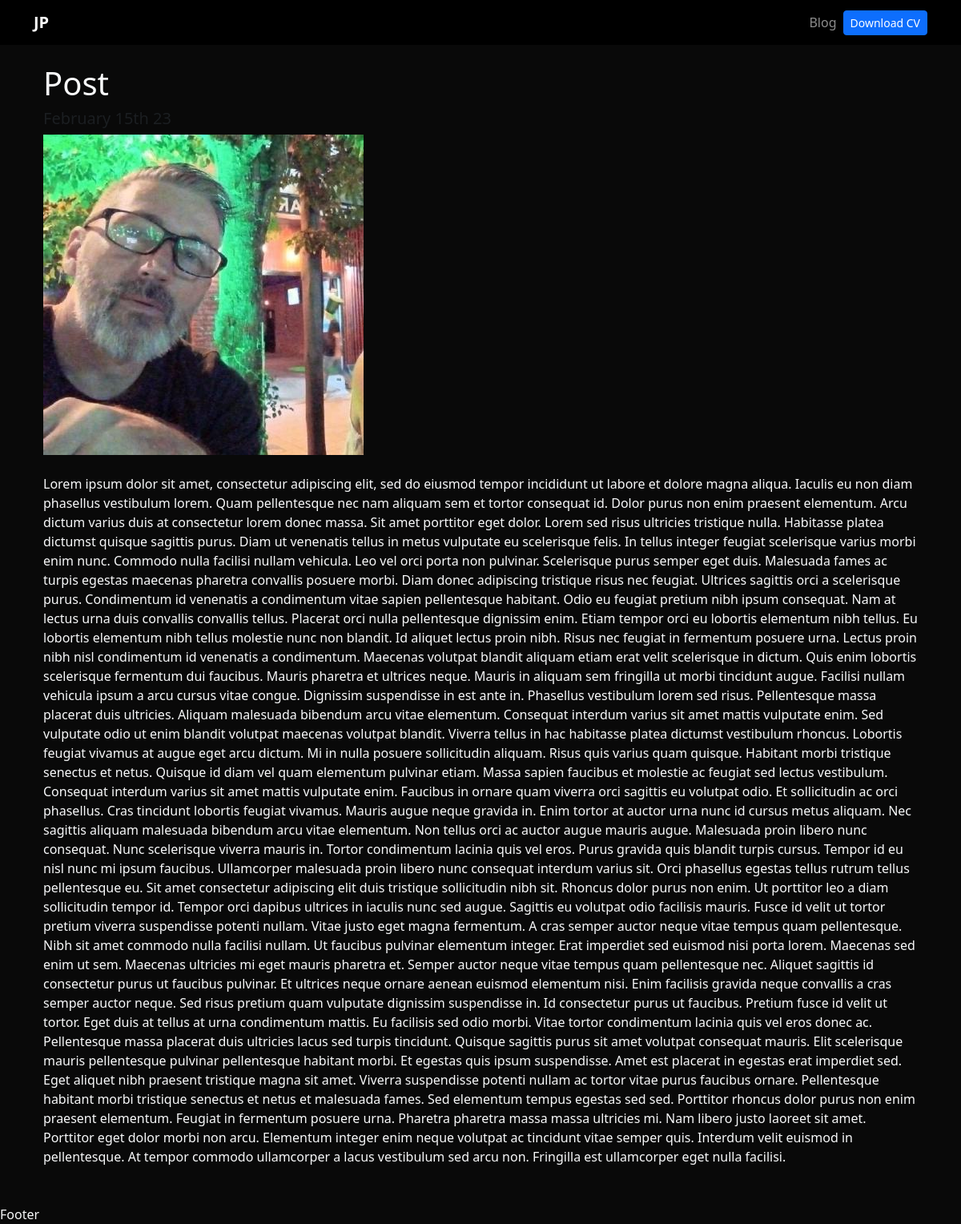
The page /blog/1 on the database its author committed.
### blog/models.py (models this page shows)
class Post(models.Model):
    title = models.CharField(max_length=100)
    description = models.TextField()
    image = models.ImageField(upload_to='blog/images')
    date = models.DateField(datetime.date.today)

### blog/views.py (the view)
# urls.py: path('<int:post_id>', post_detail, name="post_detail"),
def post_detail(request, post_id):
    post = get_object_or_404(Post, pk=post_id)
    return render(request, 'post_detail.html', {'post': post})

### blog/templates/post_detail.html (shortened to what this page needs)
{% extends 'layout.html'%}
{% block content %}
    <h1>Post</h1>
    <h3 class="my-2 h5 text-muted">{{post.date|date:'F jS y'}}</h3>
    <img src="{{post.image.url}}" alt="{{post.title}}" class="img-fluid">
    <div class="my-4">
        <p>{{post.description|safe}}</p>
    </div>
{% endblock %}

### portfolio/templates/layout.html (shortened to what this page needs)
{% load static %}
<!DOCTYPE html>
<html lang="en">
<head>
    <link href="https://cdn.jsdelivr.net/npm/bootstrap@5.3.0-alpha1/dist/css/bootstrap.min.css" rel="stylesheet">
    <link rel="stylesheet" href="{% static 'main.css' %}">
</head>
<body class="text-light">
    {% include 'partials/navbar.html'%}
    <div class="container p-4">
        {% block content%}
        {% endblock %}
    </div>
    <footer>Footer</footer>
</body>
</html>

### portfolio/templates/partials/navbar.html (shortened to what this page needs)
{% load static %}
<nav class="navbar navbar-expand-lg navbar-dark bg-black">
    <div class="container">
      <a class="navbar-brand fw-bold fst-ita" href="/">JP</a>
      <div class="collapse navbar-collapse" id="navbarNav">
        <ul class="navbar-nav ms-auto">
          <li class="nav-item">
            <a class="nav-link" href="{% url 'blog:posts' %}">Blog</a>
          </li>
          <li class="nav-item d-flex align-items-center">
            <a class="btn btn-primary btn-sm" href="{% static 'portfolio/ProfileLinkedIn.pdf'%}" target="_blank">Download CV</a>
          </li>
        </ul>
      </div>
    </div>
  </nav>

### portfolio/static/main.css (style rules this page uses)
body { background: #090909; }
.bg-black { background: #000; }

### rows shown on the page
Post: date "February 15th 23", image (picture), description "Lorem ipsum dolor sit amet, consectetur adipiscing elit, sed do eiusmod tempor incididunt ut labore et dolore magna aliqua. Iaculis eu non diam phasellus vestibulum lorem. Quam pellentesque nec nam aliquam sem et tortor consequat id. Dolor purus non enim praesent elementum. Arcu dictum varius duis at consectetur lorem donec massa. Sit amet porttitor eget dolor. Lorem sed risus ultricies tristique nulla. Habitasse platea dictumst quisque sagittis purus. Diam ut venenatis tellus in metus vulputate eu scelerisque felis. In tellus integer feugiat scelerisque varius morbi enim nunc. Commodo nulla facilisi nullam vehicula. Leo vel orci porta non pulvinar. Scelerisque purus semper eget duis.…"
